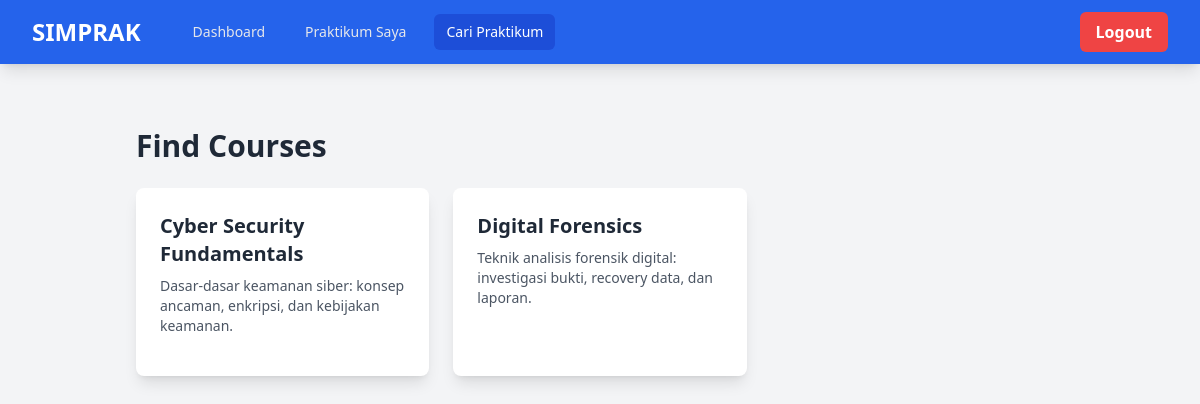
/mahasiswa/courses.php (signed in), run on the app's committed database.
### tables this page shows
CREATE TABLE `mata_praktikum` (
  `id` int(11) NOT NULL AUTO_INCREMENT,
  `nama_praktikum` varchar(255) NOT NULL,
  `deskripsi` text DEFAULT NULL,
  PRIMARY KEY (`id`)
);

### mahasiswa/courses.php (the view, shortened to what this page needs)
<?php
$pageTitle = 'Find Courses';
require_once '../config.php';
require_once 'templates/header_mahasiswa.php';
$sql = "SELECT id, nama_praktikum, deskripsi FROM mata_praktikum ORDER BY nama_praktikum ASC";
$result = $conn->query($sql);
$mata_praktikum_list = [];
if ($result && $result->num_rows > 0) {
    while ($row = $result->fetch_assoc()) {
        $mata_praktikum_list[] = $row;
    }
}
?>
<div class="container mx-auto px-4 py-8">
    <h1 class="text-3xl font-bold text-gray-800 mb-6"><?php echo $pageTitle; ?></h1>
    <?php if (!empty($mata_praktikum_list)): ?>
        <div class="grid grid-cols-1 md:grid-cols-2 lg:grid-cols-3 gap-6">
            <?php foreach ($mata_praktikum_list as $praktikum): ?>
                <div class="bg-white rounded-lg shadow-lg overflow-hidden">
                    <div class="p-6">
                        <h2 class="text-xl font-semibold text-gray-800 mb-2"><?php echo htmlspecialchars($praktikum['nama_praktikum']); ?></h2>
                        <p class="text-gray-600 text-sm mb-4">
                            <?php echo nl2br(htmlspecialchars($praktikum['deskripsi'] ?? 'No description available.')); ?>
                        </p>
                    </div>
                </div>
            <?php endforeach; ?>
        </div>
    <?php endif; ?>
</div>
<?php
require_once 'templates/footer_mahasiswa.php';
?>

### data on the page
mata_praktikum: nama_praktikum "Cyber Security Fundamentals", deskripsi "Dasar‐dasar keamanan siber: konsep ancaman, enkripsi, dan kebijakan keamanan."
mata_praktikum: nama_praktikum "Digital Forensics", deskripsi "Teknik analisis forensik digital: investigasi bukti, recovery data, dan laporan."

### other printed values
$pageTitle "Find Courses"
